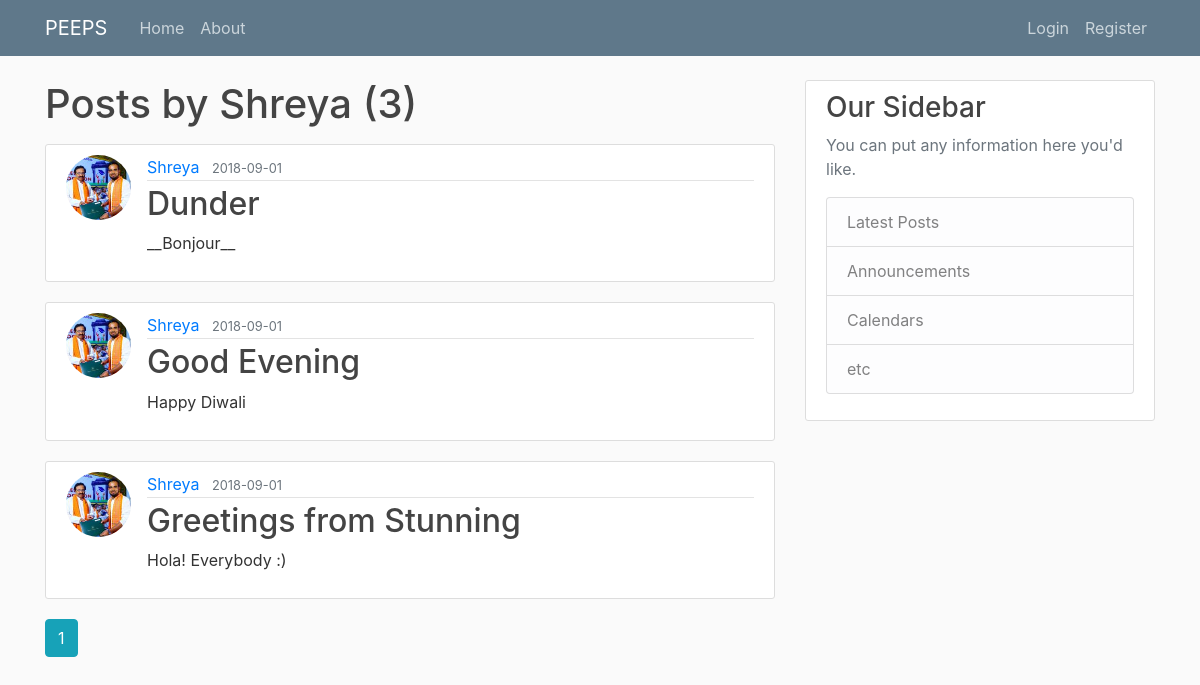
The page /user/Shreya  on the database its author committed.
### flaskblog/models.py (models this page shows, shortened)
class User(db.Model, UserMixin):
    id = db.Column(db.Integer, primary_key=True)
    username = db.Column(db.String(20), unique=True, nullable=False)
    email = db.Column(db.String(120), unique=True, nullable=False)
    image_file = db.Column(db.String(20), nullable=False, default='default.jpg')
    password = db.Column(db.String(60), nullable=False)
    posts = db.relationship('Post', backref='author', lazy=True)

class Post(db.Model):
    id = db.Column(db.Integer, primary_key=True)
    title = db.Column(db.String(100), nullable=False)
    date_posted = db.Column(db.DateTime, nullable=False, default=datetime.utcnow)
    content = db.Column(db.Text, nullable=False)
    user_id = db.Column(db.Integer, db.ForeignKey('user.id'), nullable=False)

### flaskblog/routes.py (the view)
@app.route("/user/<string:username>")
def user_posts(username):
    page = request.args.get('page', 1, type=int)
    user = User.query.filter_by(username=username).first_or_404()
    posts = Post.query.filter_by(author=user)\
        .order_by(Post.date_posted.desc())\
        .paginate(page=page, per_page=5)
    return render_template('user_posts.html', posts=posts, user=user)

### flaskblog/templates/user_posts.html
{% extends "layout.html" %}
{% block content %}
    <h1 class="mb-3">Posts by {{ user.username }} ({{ posts.total }})</h1>
    {% for post in posts.items %}
        <article class="media content-section">
          <img class="rounded-circle article-img" src="{{ url_for('static', filename='profile_pics/' + post.author.image_file) }}">
          <div class="media-body">
            <div class="article-metadata">
              <a class="mr-2" href="{{ url_for('user_posts', username=post.author.username) }}">{{ post.author.username }}</a>
              <small class="text-muted">{{ post.date_posted.strftime('%Y-%m-%d') }}</small>
            </div>
            <h2><a class="article-title" href="{{ url_for('post', post_id=post.id) }}">{{ post.title }}</a></h2>
            <p class="article-content">{{ post.content }}</p>
          </div>
        </article>
    {% endfor %}
    {% for page_num in posts.iter_pages(left_edge=1, right_edge=1, left_current=1, right_current=2) %}
      {% if page_num %}
        {% if posts.page == page_num %}
          <a class="btn btn-info mb-4" href="{{ url_for('user_posts', username=user.username, page=page_num) }}">{{ page_num }}</a>
        {% else %}
          <a class="btn btn-outline-info mb-4" href="{{ url_for('user_posts', username=user.username, page=page_num) }}">{{ page_num }}</a>
        {% endif %}
      {% else %}
        ...
      {% endif %}
    {% endfor %}
{% endblock content %}

### flaskblog/static/main.css (style rules this page uses)
body { background: #fafafa; color: #333333; margin-top: 5rem; }
h1, h2, h3, h4, h5, h6 { color: #444444; }
.content-section { background: #ffffff; padding: 10px 20px; border: 1px solid #dddddd; border-radius: 3px; margin-bottom: 20px; }
.article-title { color: #444444; }
.article-content { white-space: pre-line; }
.article-img { height: 65px; width: 65px; margin-right: 16px; }
.article-metadata { padding-bottom: 1px; margin-bottom: 4px; border-bottom: 1px solid #e3e3e3 }

### rows shown on the page
User: username "Shreya"
Post: image_file (picture), author.username "Shreya", date_posted "2018-09-01", title "Dunder", content "__Bonjour__"
Post: image_file (picture), author.username "Shreya", date_posted "2018-09-01", title "Good Evening", content "Happy Diwali"
Post: image_file (picture), author.username "Shreya", date_posted "2018-09-01", title "Greetings from Stunning", content "Hola! Everybody :)"

### other values the page prints
{{ posts.total }} "3"
{{ page_num }} "1"
